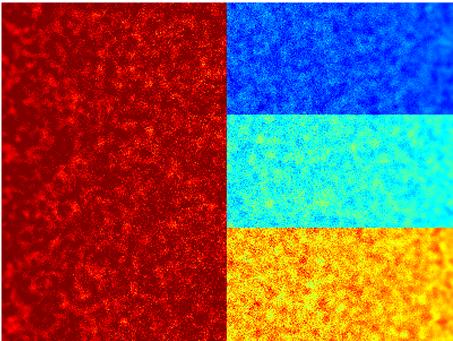
#> input picture data/Test1.png, 453 x 341 px
$ python WLS_bis.py
#> lines starting #> are read from the running program, lines starting #| are printed output that depends on the picture
# -*- coding: utf-8 -*-
"""
Created on Tue May 16 10:31:04 2023

@author: Mathieu Chesneau
"""

from PIL import Image
import numpy as np
import matplotlib.pyplot as plt
import scipy.sparse as ssp
import time

start = time.time()

#---------------------------------------------------------------

# Return the luminance of Color c.

def luminance(img):
    R=img[:,:,0]
    G=img[:,:,1]
    B=img[:,:,2]
    return (.299 * R) + (.587 * G) + (.114 * B)

#---------------------------------------------------------------

def extraction_image(nomFichier):
#> called with nomFichier = '../data/Test1.png'
    img = Image.open(nomFichier)
#> img is the input picture: PIL image 453x341 RGBA; mean R, G, B, A 129.6, 86.8, 81.4, 255
    return np.array(img)

#---------------------------------------------------------------

# Definition of the forward difference operators

def deriveur_x(img,i,j):
    return abs((img[i+1,j])-img[i,j])

def deriveur_y(img,i,j):
    return abs((img[i,j+1])-img[i,j])

def deriveur_y_bis(img,i,j):
    return abs((2*img[i,j])-img[i,j-1]-img[i,j+1])

#---------------------------------------------------------------

# Definition of the parameters of the problem

epsilon=0.0001
alpha=1.6
lbda=3

def WLSFilter(epsilon,alpha,lbda,img):
#> called with epsilon = 0.0001, alpha = 1.6, lbda = 3
    col = img.shape[1]
#> col = 453
    row = img.shape[0]
#> row = 341
    nbr_pix=col*row
#> nbr_pix = 154473

    Y=np.array(luminance(img))      # Luminance plane of the image
#> in luminance, `R=img[:,:,0]`:
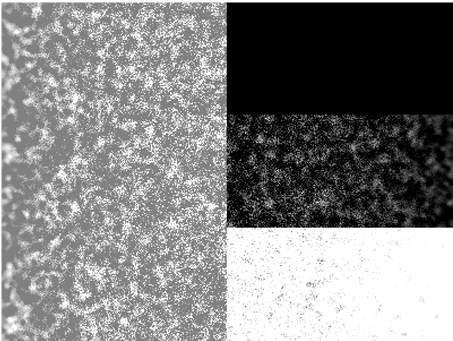
#> R: shape (341, 453); min 0, max 255, mean 129.6
#> in luminance, `G=img[:,:,1]`:
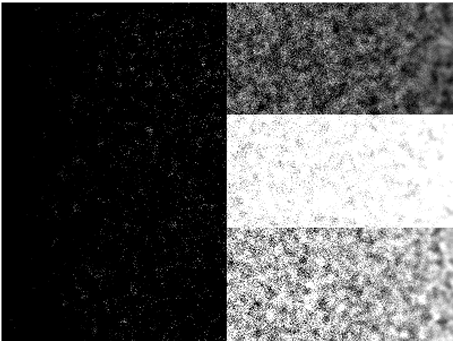
#> G: shape (341, 453); min 0, max 255, mean 86.8
#> in luminance, `return (.299 * R) + (.587 * G) + (.114 * B)`:
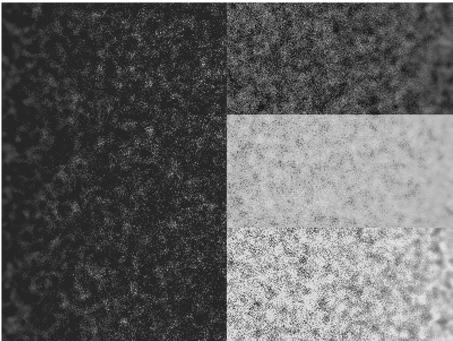
#> returned value: shape (341, 453) float64; min 20.63, max 255, mean 99
    l=np.zeros(Y.shape)             # Log-Luminance plane of the image

    for i in range(row):
        for j in range(col):
            l[i,j]=np.log(Y[i,j]+1)   # Log-Luminance plane of the image
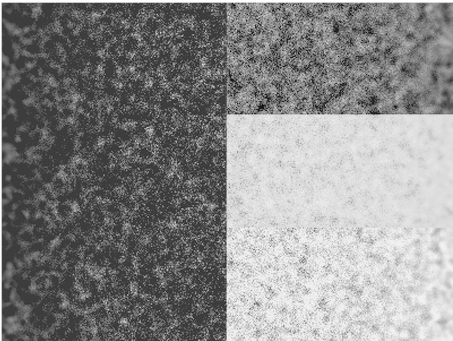
#> l: shape (341, 453) float64; min 3.07, max 5.55, mean 4.4; drawn with min black and max white


    #---------------------------------------------------------------
    # Calculation of the ax coefficients
    #---------------------------------------------------------------

    ax = np.zeros((row,col))
    ay = np.zeros((row, col))

    for i in range(0,row-1):
        for j in range(0,col-1):
            ax[i,j]=((deriveur_x(l,i,j)**alpha)+epsilon)**-1
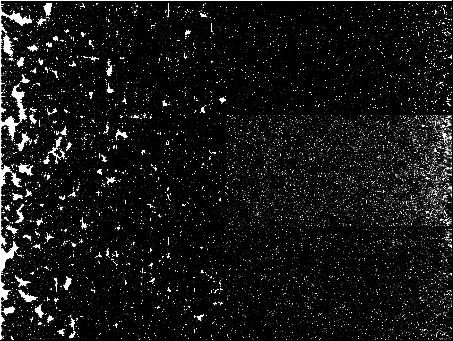
#> ax: shape (341, 453) float64; min 0, max 10000, mean 822.6; drawn with min black and max white
            # ay[i,j]=((deriveur_y(l,i,j)**alpha)+epsilon)**-1
    img_t = img.transpose()
    col_t = img_t.shape[1]
#> col_t = 453
    row_t = img_t.shape[0]
#> row_t = 3

    for i in range(0,row_t-1):
        for j in range(0,col_t-1):
            # ax[i,j]=((deriveur_x(l,i,j)**alpha)+epsilon)**-1
            ay[i,j]=((deriveur_x(l,i,j)**alpha)+epsilon)**-1
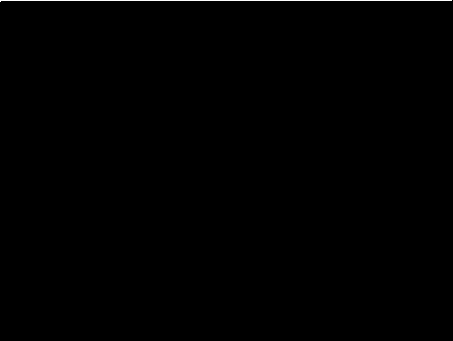
#> ay: shape (341, 453) float64; min 0, max 10000, mean 29.3; drawn with min black and max white
    ax_vec=ax.reshape(nbr_pix, 1)
    ay_vec=ay.reshape(nbr_pix, 1)
    img_vec=img.reshape(1, nbr_pix, 3)

    #---------------------------------------------------------------
    # Generation of the Dx matrix
    #---------------------------------------------------------------

    main_diag=np.ones((1,col-1))
    side_diag=-1*(np.ones((1,col-1)))
    diagonals=np.array([main_diag,side_diag])
    base=ssp.diags(diagonals,[0,1],shape=(col-1,col))

    DX=base
    DX=ssp.csr_matrix(DX)
    DX._shape = (DX.shape[0]+1,DX.shape[1])
#> DX._shape = (453, 453)
    DX.indptr = np.hstack((DX.indptr,DX.indptr[-1]))
#> DX.indptr = 454 values from 0 to 904

    for i in range(row-1):
        DX=ssp.bmat([[DX,None],[None,base]])
        DX=ssp.csr_matrix(DX)
        DX._shape = (DX.shape[0]+1,DX.shape[1])
        DX.indptr = np.hstack((DX.indptr,DX.indptr[-1]))

    print("Taille DX: " + str(DX.shape))
#| Taille DX: (154473, 154473)

    #---------------------------------------------------------------
    # Generation of the Dy matrix
    #---------------------------------------------------------------

    main_diag=np.ones([1,row-1])
    side_diag=-1*(np.ones([1,row-1]))
    diagonals=np.array([main_diag,side_diag])
    base=ssp.diags(diagonals,[0,1],shape=(row-1,row))

    DY=base

    #A way to add a row of zeros at the bottom of a sparse matrix
    #Source : https://stackoverflow.com/questions/4695337/expanding-adding-a-row-or-column-a-scipy-sparse-matrix
    DY=ssp.csr_matrix(DY)
    DY._shape = (DY.shape[0]+1,DY.shape[1])
#> DY._shape = (341, 341)
    DY.indptr = np.hstack((DY.indptr,DY.indptr[-1]))
#> DY.indptr = 342 values from 0 to 680

    for i in range(col-1):
        DY=ssp.bmat([[DY,None],[None,base]])
        DY=ssp.csr_matrix(DY)
        DY._shape = (DY.shape[0]+1,DY.shape[1])
        DY.indptr = np.hstack((DY.indptr,DY.indptr[-1]))
    print("Taille DY: " + str(DY.shape))
#| Taille DY: (154473, 154473)
    #---------------------------------------------------------------
    # Generation of the AX and AY matrixes
    #---------------------------------------------------------------

    AX=ssp.diags(ax_vec.transpose(),[0])
    AY=ssp.diags(ay_vec.transpose(),[0])

    Id=ssp.identity(AX.shape[1])

    #---------------------------------------------------------------
    # Generation of the Lg matrix
    #---------------------------------------------------------------

    Lg=(ssp.csr_matrix.transpose(DX)@AX@DX)+(ssp.csr_matrix.transpose(DY)@AY@DY)

    #---------------------------------------------------------------
    # Reconstruction of the image
    #---------------------------------------------------------------

    H=Id+(lbda*Lg)

    New_Img_R=ssp.linalg.spsolve(H,np.transpose(img_vec[:,:,0]))
    New_Img_G=ssp.linalg.spsolve(H,np.transpose(img_vec[:,:,1]))
    New_Img_B=ssp.linalg.spsolve(H,np.transpose(img_vec[:,:,2]))

    New_Img=np.zeros([1,nbr_pix,3])
    New_Img[:,:,0]=(1/255)*New_Img_R
    New_Img[:,:,1]=(1/255)*New_Img_G
    New_Img[:,:,2]=(1/255)*New_Img_B

    New_Img=New_Img.reshape([row,col,3])
    # [5 lines of commented-out code are left out]
    return New_Img,ax,ay

#---------------------------------------------------------------

img = extraction_image("../data/Test1.png")
img=img[:,:,:3]   #Use only for image "test1.png"
# img=np.array([[[5,5,3],[4,5,6],[25,25,255]],
            #   [[2,5,3],[4,5,6],[5,55,25]],
            #   [[71,4,3],[4,54,6],[255,25,255]],
            #   [[15,12,3],[47,5,6],[25,55,55]],
            #   [[48,16,3],[41,5,6],[25,25,5]]])


New_Img,ax,ay=WLSFilter(epsilon, alpha, lbda, img)
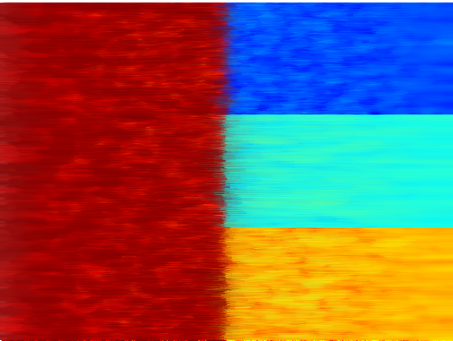
#> New_Img: shape (341, 453, 3) float64; mean R, G, B 0.508, 0.34, 0.319

# [4 lines of commented-out code are left out]


ax1=plt.subplot(122)
ax1.imshow(New_Img)
plt.title("Smoothed Image")
plt.show()

plt.subplot(121,sharex=ax1, sharey=ax1)
plt.imshow(img)
plt.title("Original Image")
plt.show()

end = time.time()
print(end - start)
